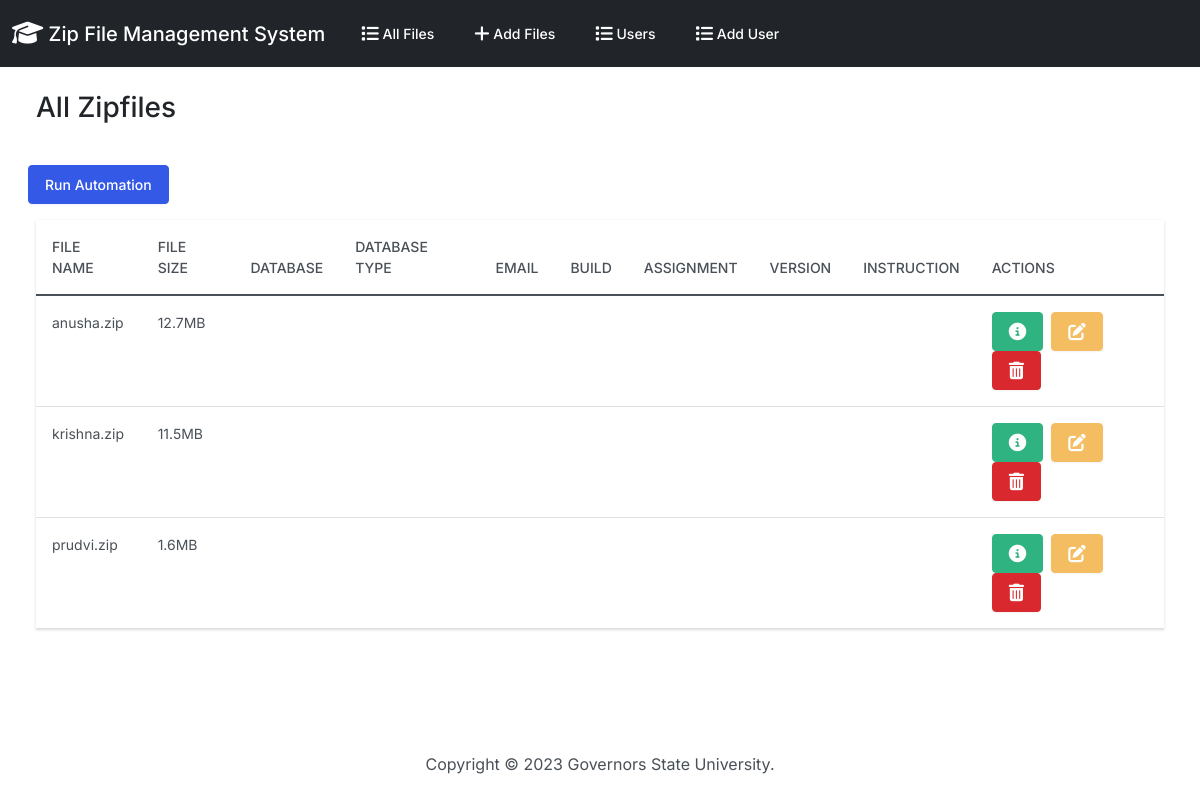
The app's page /, older data.
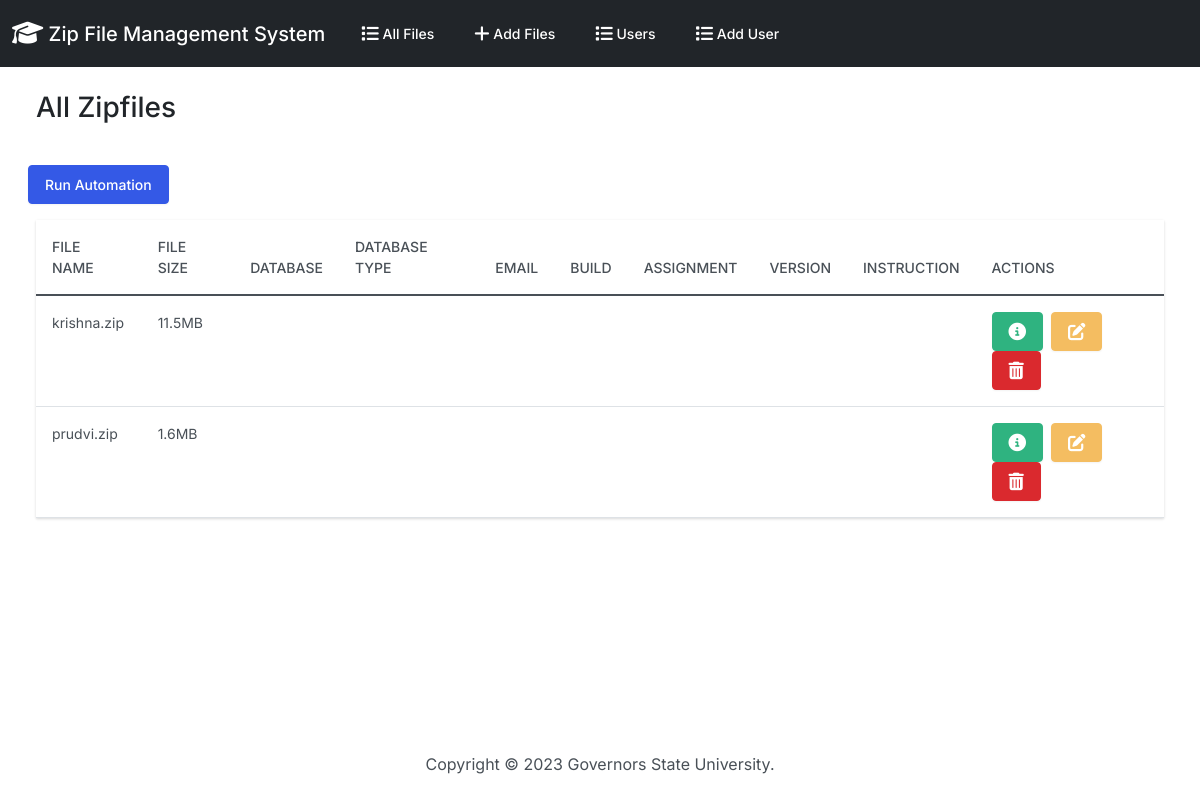
The same page, newer data.
### zipfiles/models.py (models this page shows, shortened)
class File_Results(models.Model):
  id_number = models.PositiveIntegerField(null=True)
  f_name = models.CharField(max_length=255,null=True)
  f_size = models.CharField(max_length=50,null=True)
  myfiles = models.FileField(upload_to="")
  user_name = models.ForeignKey('UserNamesList', on_delete=models.CASCADE, null=True)
  db_name = models.CharField(max_length=50,null=True)
  db_type = models.CharField(max_length=50,null=True)
  is_build_succeeded = models.CharField(max_length=50,null=True)
  dotnet_version = models.CharField(max_length=20,null=True)
  assignment_number = models.IntegerField(null=True)
  folder_name = models.CharField(max_length=50,null=True)
  instruction_passed = models.CharField(max_length=50,null=True)

### zipfiles/views.py (the view)
# urls.py: path('', views.index, name='index'),
def index(request):
  return render(request, 'zipfiles/index.html', {
    'zipfiles': File_Results.objects.all()
  })

### zipfiles/templates/zipfiles/index.html (shortened to what this page needs)
{% extends "zipfiles/base.html" %}
{% block body %}
<h3 class="m-4">All Zipfiles</h3>
<form action="{% url 'automate' %}" method="GET">
  <button id="myButton" type="submit" class="btn btn-primary m-3">Run Automation</button>
</form>
<div class="row">
  <div class="col-12">
    {% if zipfiles %}
    <div class="ms-4 me-4 mb-4">
      <div>
        <table class="table table-hover">
          <thead class="thead-dark">
            <tr>
              <th scope="col">File name</th>
              <th scope="col">File Size</th>
              <th scope="col">Database</th>
              <th scope="col">Database Type</th>
              <th scope="col">Email</th>
              <th scope="col">Build</th>
              <th scope="col">Assignment</th>
              <th scope="col">Version</th>
              <th scope="col">Instruction</th>
              <th scope="col">Actions</th>
            </tr>
          </thead>
          <tbody>
            {% for zipfile in zipfiles %}
              <tr>
                <td>{{ zipfile.f_name|default:"" }}</td>
                <td>{{ zipfile.f_size|default:"" }}</td>
                <td>{{ zipfile.db_name|default:"" }}</td>
                <td>{{ zipfile.db_type|default:"" }}</td>
                <td>{{ zipfile.email|default:"" }}</td>
                <td>{{ zipfile.is_build_succeeded|default:"" }}</td>
                <td>{{ zipfile.assignment_number|default:"" }}</td>
                <td>{{ zipfile.dotnet_version|default:"" }}</td>
                <td>{{ zipfile.instruction_passed|default:"" }}</td>
                <td>
                  <button type="button" class="btn btn-success me-1" href="{% url 'view_student' zipfile.id %}" data-bs-toggle="modal" data-bs-target="#myModal{{zipfile.id}}">
                  </button>
                  <a class="btn btn-warning me-1" href="{% url 'edit' zipfile.id %}">
                  </a>
                  <button type="button" class="btn btn-danger" data-bs-toggle="modal" data-bs-target="#delete{{zipfile.id}}">
                  </button>
                </td>
              </tr>
            {% endfor %}
          </tbody>
        </table>
      </div>
    </div>
    {% else %}
      <h5 class="alert alert-primary ms-4 me-4">No File_Results Records</h5>
    {% endif %}
  </div>
</div>
{% endblock %}

Row changes from the older to the newer data that the page shows:
removed File_Results: f_name "anusha.zip", f_size "12.7MB"
